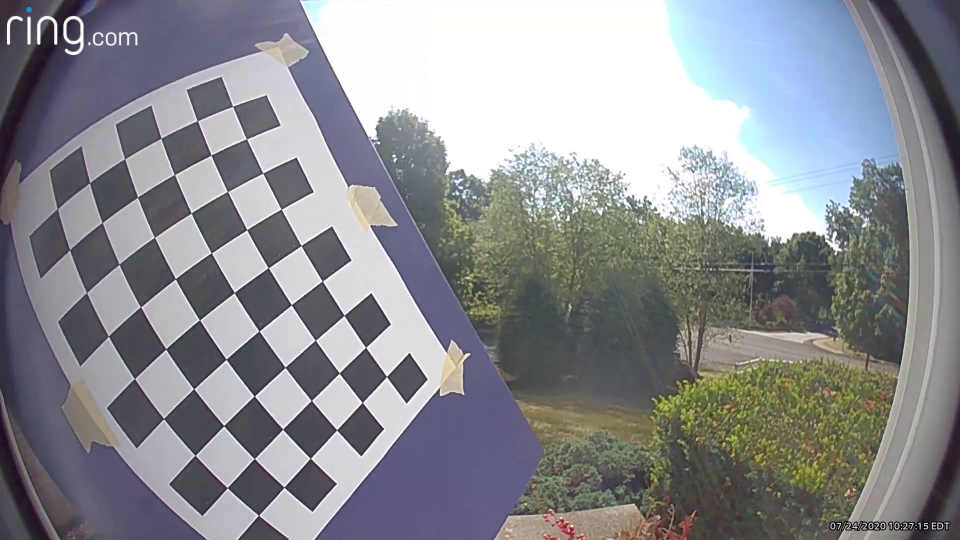
#> input picture input.jpg, 1920 x 1080 px (shown at 1/2 size)
$ python defisheye_advanced.py input.jpg   (older library calls are emulated)
#> lines starting #> are read from the running program, lines starting #| are printed output that depends on the picture; long printed decimals are rounded
import sys
import cv2
import numpy as np

# You should replace these 3 lines with the output in calibration step
# DIM=(1922, 1081)
# K=np.array([[714.0734752341677, 0.0, 953.1323254551422], [0.0, 723.9055759320266, 594.4937664229687], [0.0, 0.0, 1.0]])
# D=np.array([[-0.02369904544126501], [0.05711302902082911], [-0.12576024940661643], [0.08817835211303647]])

DIM=(1920, 1080)
K=np.array([[715.1254125025503, 0.0, 952.3850662898742], [0.0, 723.7772147130605, 595.9377980413541], [0.0, 0.0, 1.0]])
D=np.array([[-0.04134504735594926], [0.1492954041959826], [-0.32110264903514607], [0.239792648774292]])

def undistort(img_path, balance=1.0, dim2=None, dim3=None):
#> called with img_path = 'input.jpg', balance = 0
    img = cv2.imread(img_path)
#> img is the input picture: shape (1080, 1920, 3); mean B, G, R 145.3, 140.5, 139.1
    dim1 = img.shape[:2][::-1]  #dim1 is the dimension of input image to un-distort
#> dim1 = (1920, 1080)

    assert dim1[0]/dim1[1] == DIM[0]/DIM[1], "Image to undistort needs to have same aspect ratio as the ones used in calibration"
    if not dim2:
        dim2 = dim1
#> dim2 = (1920, 1080)
    if not dim3:
        dim3 = dim1
#> dim3 = (1920, 1080)
    scaled_K = K * dim1[0] / DIM[0]  # The values of K is to scale with image dimension.
    scaled_K[2][2] = 1.0  # Except that K[2][2] is always 1.0
    # This is how scaled_K, dim2 and balance are used to determine the final K used to un-distort image. OpenCV document failed to make this clear!
    new_K = cv2.fisheye.estimateNewCameraMatrixForUndistortRectify(scaled_K, D, dim2, np.eye(3), balance=balance)
    print(new_K)
#| [[577.214   0.         950.825]
#|  [  0.         584.198 618.810]
#|  [  0.           0.           1.        ]]
    map1, map2 = cv2.fisheye.initUndistortRectifyMap(scaled_K, D, np.eye(3), new_K, dim3, cv2.CV_16SC2)
    undistorted_img = cv2.remap(img, map1, map2, interpolation=cv2.INTER_LINEAR, borderMode=cv2.BORDER_CONSTANT)
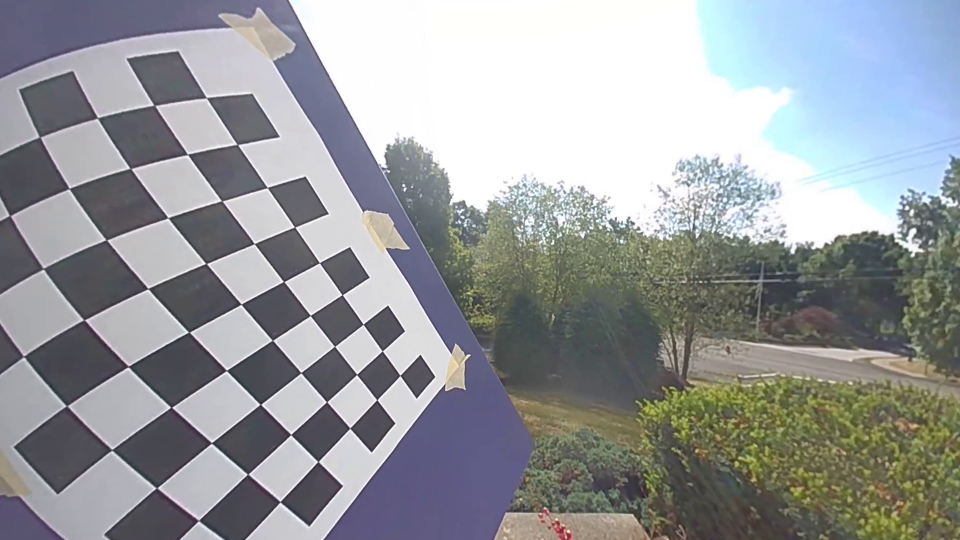
#> undistorted_img: shape (1080, 1920, 3) (shown at 1/2 size); mean B, G, R 156.7, 153.9, 151.2
    cv2.imshow("undistorted", undistorted_img)
    cv2.waitKey(0)
    cv2.destroyAllWindows()
if __name__ == '__main__':
    for p in sys.argv[1:]:
        for i in range(10):
            undistort(p, balance=i/10)
